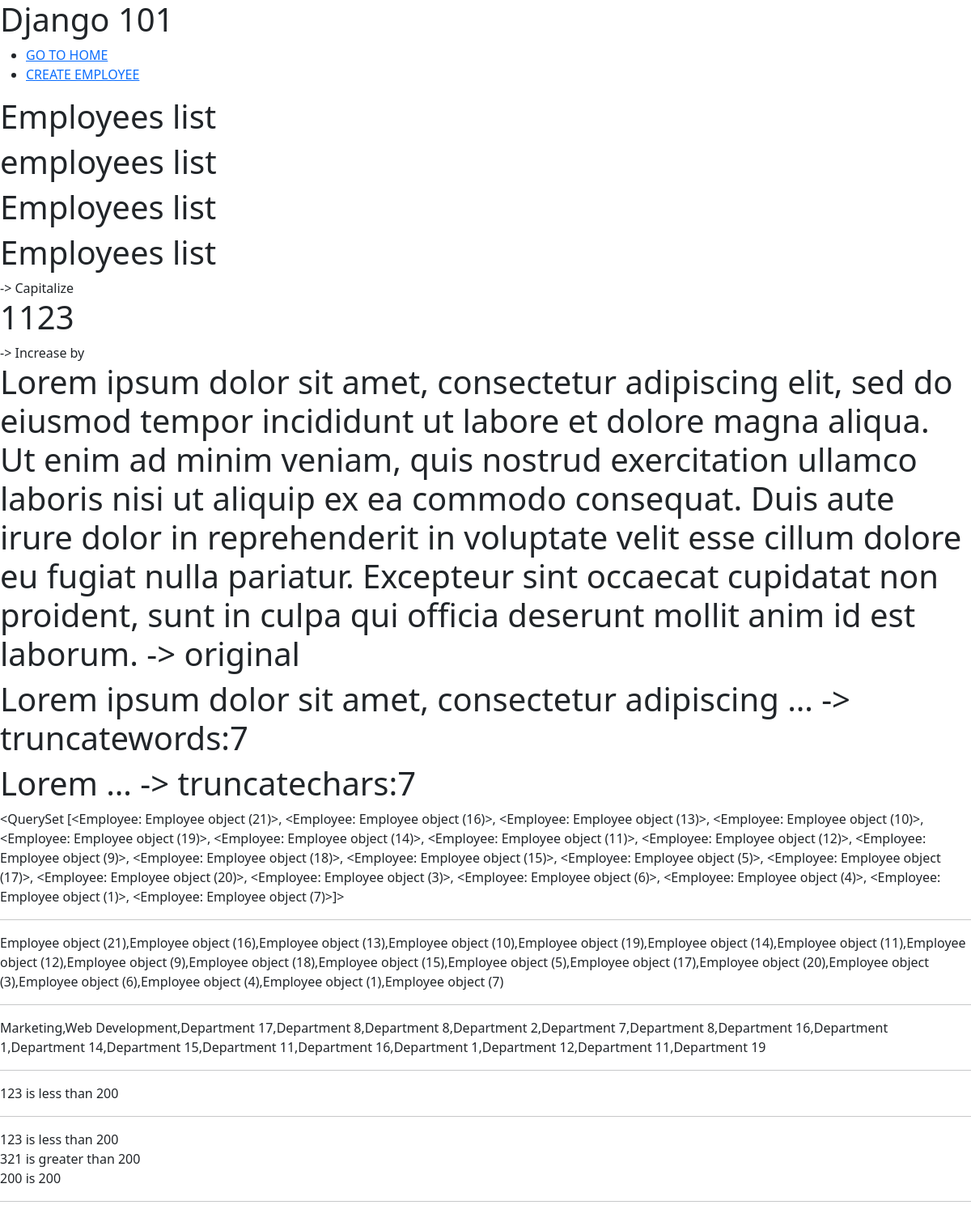
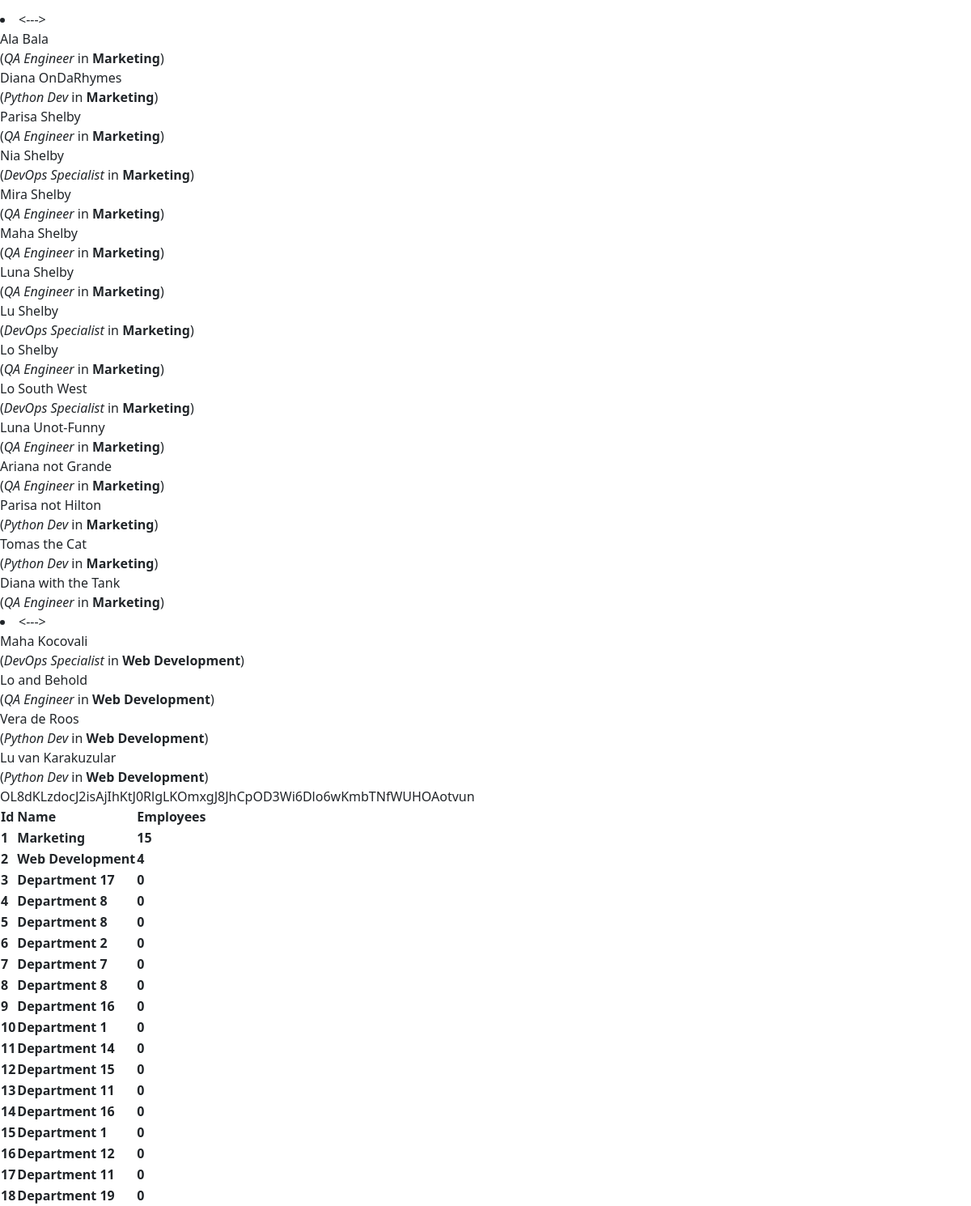
/templates/, run on the app's committed database (2 pictures, top to bottom).
### employees_app/employees/models.py (models this page shows, shortened)
class Employee(models.Model):
    SOFTWARE_DEVELOPER = 1
    QA_ENGINEER = 2
    DEVOPS_SPECIALIST = 3
    SOFT_UNI = 'SoftUni'
    GOOGLE = 'Google'
    FACEBOOK = 'Facebook'
    COMPANIES = (
        SOFT_UNI,
        GOOGLE,
        FACEBOOK,
    )
    first_name = models.CharField(
        max_length=30,
    )
    last_name = models.CharField(
        max_length=40,
        null=True,
        blank=True,
    )
    egn = models.CharField(
        max_length=10,
        unique=True,
        verbose_name = 'EGN',
        validators = (
            validators.MinLengthValidator(10),
        )
    )
    job_title_t = models.IntegerField(
        choices=(
            (SOFTWARE_DEVELOPER, 'Python Dev'),
            (QA_ENGINEER,'QA Engineer'),
            (DEVOPS_SPECIALIST, 'DevOps Specialist'),
        ),
        verbose_name = 'Job Title'
    )
    company = models.CharField(
        max_length=max(len(c) for c in COMPANIES),
        choices=((c, c) for c in COMPANIES),
    )
    department = models.ForeignKey(
        Department,
        on_delete=models.CASCADE,
    )
    image = models.ImageField(
        null=True,
        blank=True,
    )
    class Meta:
        ordering = ('first_name', '-last_name')

class AuditEntity(models.Model):
    created_on = models.DateTimeField(
        auto_now_add=True,
    )
    updated_on = models.DateTimeField(
        auto_now=True,
    )
    class Meta:
        abstract = True

class Department(AuditEntity):
    name = models.CharField(
        max_length=20,
    )

### employees_app/template_examples/views.py (the view)
# urls.py: path('', index, name='templates index'),
def index(request):
    context = {
        'number_1': 123,
        'number_2': '321',
        'numbers' : [123, 321, 200],
        'title':'Employees list',
        'employees': Employee.objects.order_by('department__name','last_name','-first_name').all(),
        'description': 'Lorem ipsum dolor sit amet, consectetur adipiscing elit, sed do eiusmod tempor incididunt ut labore et dolore magna aliqua. Ut enim ad minim veniam, quis nostrud exercitation ullamco laboris nisi ut aliquip ex ea commodo consequat. Duis aute irure dolor in reprehenderit in voluptate velit esse cillum dolore eu fugiat nulla pariatur. Excepteur sint occaecat cupidatat non proident, sunt in culpa qui officia deserunt mollit anim id est laborum.',
        'department_names': [d.name for d in Department.objects.all()]
    }
    return render(request, 'templates_examples/index.html', context)

### employees_app/template_examples/templatetags/departments_tags.py (called while the page is built)
@register.inclusion_tag('tags/departments_list.html')
def departments_list():
    departments  = Department.objects.prefetch_related('employee_set').all()
    return {
        'departments': departments
    }

### employees_app/template_examples/templatetags/int_filters.py (called while the page is built)
@register.filter
def increase_by(value, number):
    return value + number

### employees_app/template_examples/templatetags/string_filters.py (called while the page is built)
@register.filter(name = 'capitalize')
def capitalize(value):
    value = str(value)
    return value[0].upper() + value[1:].lower()

### templates/templates_examples/index.html (shortened to what this page needs)
{% extends 'base/base.html' %}
{% block content %}
{% load departments_tags %}
{% load int_filters %}
{% load string_filters %}
<h1>{{ title }}</h1>
<h1>{{ title|lower }}</h1>
<h1>{{ title|capfirst }}</h1>
<h1>{{ title|capitalize }}</h1>  -> Capitalize
<h1>{{ number_1|increase_by:1000 }}</h1>  -> Increase by
<h1>{{ description }} -> original</h1>
<h1>{{ description|truncatewords:7 }} -> truncatewords:7</h1>
<h1>{{ description|truncatechars:7 }} -> truncatechars:7</h1>
{{ employees }}
<hr>
{{ employees|join:',' }}
<hr>
{{ department_names|join:',' }}
<hr>
<div>
    {% if number_1 < 200 %}
        {{ number_1 }} is less than 200
    {% elif number_1 == 200 %}
        {{ number_1 }} is 200
    {% else %}
        {{ number_1 }} is greater than 200
    {% endif %}
</div>
<hr>
<div>
    {% for num in numbers %}
 <div>
    {% if num < 200 %}
        {{ num }} is less than 200
    {% elif num == 200 %}
        {{ num }} is 200
    {% else %}
        {{ num }} is greater than 200
    {% endif %}
 </div>
    {% endfor %}
</div>
<hr>
{% for employee in employees %}
    {% ifchanged employee.department.name %}
        <li><---></li>
    {% endifchanged %}
<div>{{ employee.first_name }} {{ employee.last_name }}</div>
   (<i>{{ employee.get_job_title_t_display }}</i> in <b>{{ employee.department.name }}</b>)
{% endfor %}
{{ csrf_token }}
<div>
    <strong>{% departments_list %}</strong>
</div>
{% endblock %}

### templates/base/base.html (shortened to what this page needs)
<!DOCTYPE html>
<html lang="en">
<head>
    <link href="https://cdn.jsdelivr.net/npm/bootstrap@5.1.3/dist/css/bootstrap.min.css" rel="stylesheet">
</head>
<body>
<h1>Django 101</h1>
<ul>
    <li>
        <a href="{% url 'go to home' %}">GO TO HOME</a>
    </li>
    <li>
        <a href="{% url 'create employee' %}">CREATE EMPLOYEE</a>
    </li>
</ul>
{% block content %}
{% endblock %}
</body>
</html>

### templates/tags/departments_list.html
<table>
    <tr>
        <td>Id</td>
        <td>Name</td>
        <td>Employees</td>
    </tr>
    {% for dep in departments %}
        <tr>
        <td>{{ dep.id }}</td>
        <td>{{ dep.name }}</td>
        <td>{{ dep.employee_set.count}}</td>
        </tr>
    {% endfor %}
</table>

### data on the page
Employee: id "<QuerySet [<Employee: Employee object (21)>, <Employee: Employee object (16)>, <Employee: Employee object (13)>, <Employee: Employee object (10)>, <Employee: Employee object (19)>, <Employee: Employee object (14)>, <Employee: Employee object (11)>, <Employee: Employee object (12)>, <Employee: Employee object (9)>, <Employee: Employee object (18)>, <Employee: Employee object (15)>, <Employee: Employee object (5)>, <Employee: Employee object (17)>, <Employee: Employee object (20)>, <Employee: Employee object (3)>, <Employee: Employee object (6)>, <Employee: Employee object (4)>, <Employee: Employee object (1)>, <Employee: Employee object (7)>]>", id "Employee object (21),Employee object (16),Employee object (13),Employee object (10),Employee object (19),Employee object (14),Employee object (11),Employee object (12),Employee object (9),Employee object (18),Employee object (15),Employee object (5),Employee object (17),Employee object (20),Employee object (3),Employee object (6),Employee object (4),Employee object (1),Employee object (7)", first_name "Ala", last_name "Bala", job_title_t "QA Engineer", department.name "Marketing"
Employee: first_name "Diana", last_name "OnDaRhymes", job_title_t "Python Dev", department.name "Marketing"
Employee: first_name "Parisa", last_name "Shelby", job_title_t "QA Engineer", department.name "Marketing"
Employee: first_name "Nia", last_name "Shelby", job_title_t "DevOps Specialist", department.name "Marketing"
Employee: first_name "Mira", last_name "Shelby", job_title_t "QA Engineer", department.name "Marketing"
Employee: first_name "Maha", last_name "Shelby", job_title_t "QA Engineer", department.name "Marketing"
Employee: first_name "Luna", last_name "Shelby", job_title_t "QA Engineer", department.name "Marketing"
Employee: first_name "Lu", last_name "Shelby", job_title_t "DevOps Specialist", department.name "Marketing"
Employee: first_name "Lo", last_name "Shelby", job_title_t "QA Engineer", department.name "Marketing"
Employee: first_name "Lo", last_name "South West", job_title_t "DevOps Specialist", department.name "Marketing"
Employee: first_name "Luna", last_name "Unot-Funny", job_title_t "QA Engineer", department.name "Marketing"
Employee: first_name "Ariana", last_name "not Grande", job_title_t "QA Engineer", department.name "Marketing"
Employee: first_name "Parisa", last_name "not Hilton", job_title_t "Python Dev", department.name "Marketing"
Employee: first_name "Tomas", last_name "the Cat", job_title_t "Python Dev", department.name "Marketing"
Employee: first_name "Diana", last_name "with the Tank", job_title_t "QA Engineer", department.name "Marketing"
Employee: first_name "Maha", last_name "Kocovali", job_title_t "DevOps Specialist", department.name "Web Development"
Employee: first_name "Lo", last_name "and Behold", job_title_t "QA Engineer", department.name "Web Development"
Employee: first_name "Vera", last_name "de Roos", job_title_t "Python Dev", department.name "Web Development"
Employee: first_name "Lu", last_name "van Karakuzular", job_title_t "Python Dev", department.name "Web Development"
Department: id "1", name "Marketing", employee_set.count "15"
Department: id "2", name "Web Development", employee_set.count "4"
Department: id "3", name "Department 17", employee_set.count "0"
Department: id "4", name "Department 8", employee_set.count "0"
Department: id "5", name "Department 8", employee_set.count "0"
Department: id "6", name "Department 2", employee_set.count "0"
Department: id "7", name "Department 7", employee_set.count "0"
Department: id "8", name "Department 8", employee_set.count "0"
Department: id "9", name "Department 16", employee_set.count "0"
Department: id "10", name "Department 1", employee_set.count "0"
Department: id "11", name "Department 14", employee_set.count "0"
Department: id "12", name "Department 15", employee_set.count "0"
Department: id "13", name "Department 11", employee_set.count "0"
Department: id "14", name "Department 16", employee_set.count "0"
Department: id "15", name "Department 1", employee_set.count "0"
Department: id "16", name "Department 12", employee_set.count "0"
Department: id "17", name "Department 11", employee_set.count "0"
Department: id "18", name "Department 19", employee_set.count "0"

### other printed values
{{ title }} "Employees list"
{{ title|lower }} "employees list"
{{ title|capfirst }} "Employees list"
{{ title|capitalize }} "Employees list"
{{ number_1|increase_by:1000 }} "1123"
{{ description|truncatewords:7 }} "Lorem ipsum dolor sit amet, consectetur adipiscing …"
{{ description|truncatechars:7 }} "Lorem …"
{{ number_1 }} "123"
{{ num }} "123"
{{ num }} "321"
{{ num }} "200"
